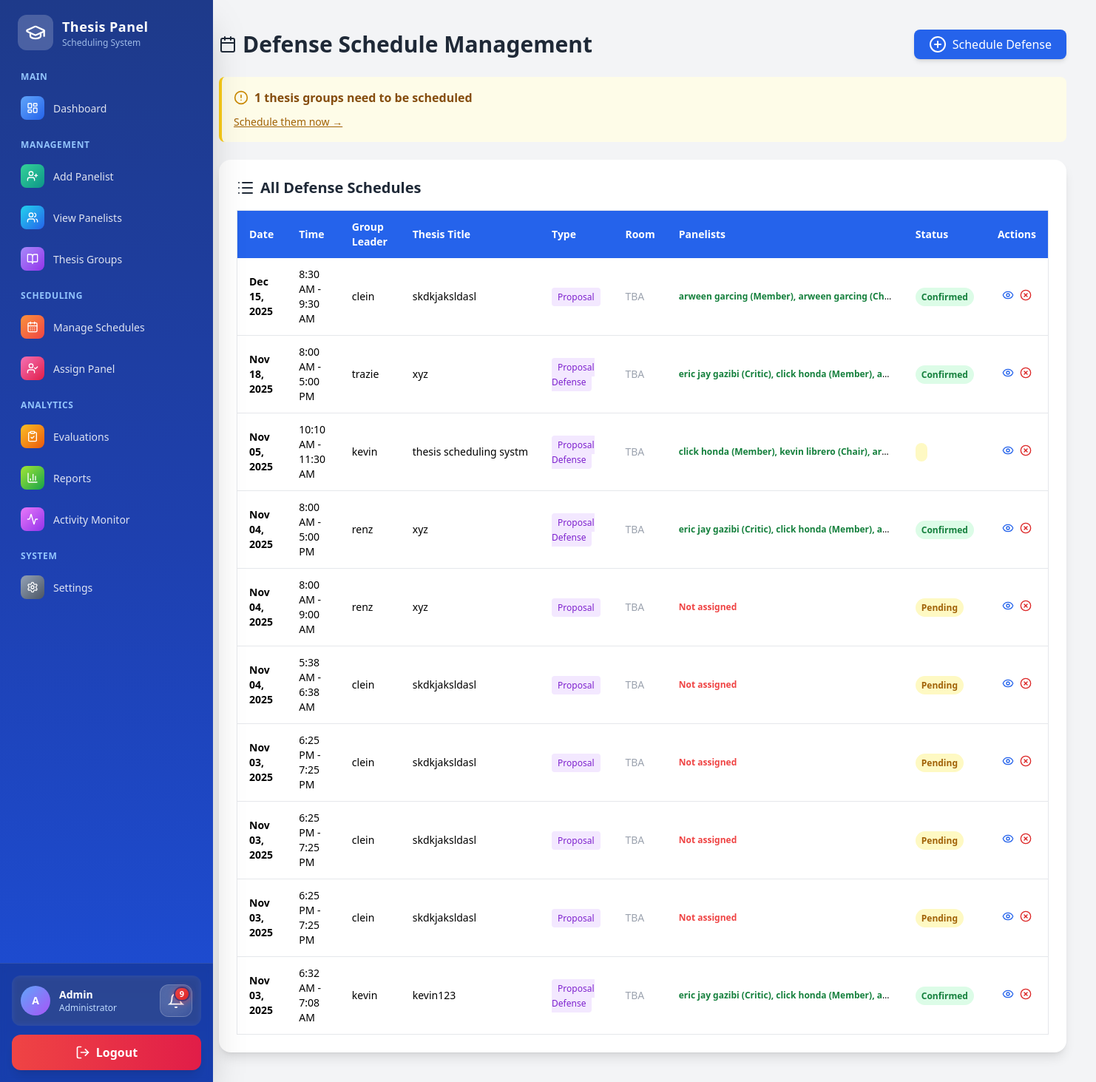
The page /admin/schedules/view.php (signed in) on the database its author committed.
### tables this page shows
CREATE TABLE `schedule` (
  `schedule_id` int(11) NOT NULL AUTO_INCREMENT,
  `group_id` int(11) DEFAULT NULL,
  `date` date NOT NULL,
  `time` time NOT NULL,
  `end_time` time DEFAULT NULL,
  `room_id` int(11) DEFAULT NULL,
  `defense_type` varchar(50) DEFAULT NULL,
  `venue` varchar(100) DEFAULT NULL,
  `status` enum('Pending','Confirmed','Done') DEFAULT 'Pending',
  `room` varchar(100) DEFAULT NULL,
  `mode` enum('online','face-to-face') DEFAULT 'face-to-face',
  `created_at` date DEFAULT NULL,
  PRIMARY KEY (`schedule_id`),
  KEY `fk_schedule_group` (`group_id`),
  KEY `idx_schedule_date` (`date`,`status`),
  CONSTRAINT `fk_schedule_group` FOREIGN KEY (`group_id`) REFERENCES `thesis_group` (`group_id`) ON DELETE CASCADE
);

CREATE TABLE `thesis_group` (
  `group_id` int(11) NOT NULL AUTO_INCREMENT,
  `created_at` datetime DEFAULT current_timestamp(),
  `title` varchar(255) NOT NULL,
  `leader_name` varchar(100) NOT NULL,
  `members` text DEFAULT NULL,
  `course` varchar(100) DEFAULT NULL,
  `status` enum('For Defense','Defended','Pending') DEFAULT 'Pending',
  PRIMARY KEY (`group_id`)
);

### admin/schedules/view.php (the view, shortened to what this page needs)
<?php
$db = new Database();
$conn = $db->connect();
$message = '';
function tableExists(PDO $pdo, string $tableName): bool {
    $sql = "SELECT COUNT(*) as cnt FROM information_schema.tables WHERE table_schema = DATABASE() AND table_name = ?";
    $stmt = $pdo->prepare($sql);
    $stmt->execute([$tableName]);
    return (int)$stmt->fetch(PDO::FETCH_ASSOC)['cnt'] > 0;
}
function columnExists(PDO $pdo, string $tableName, string $columnName): bool {
    $sql = "SELECT COUNT(*) as cnt FROM information_schema.columns WHERE table_schema = DATABASE() AND table_name = ? AND column_name = ?";
    $stmt = $pdo->prepare($sql);
    $stmt->execute([$tableName, $columnName]);
    return (int)$stmt->fetch(PDO::FETCH_ASSOC)['cnt'] > 0;
}
$hasRoomsTable = tableExists($conn, 'rooms');
$hasEndTimeColumn = columnExists($conn, 'schedule', 'end_time');
$selectFields = "s.schedule_id, s.date, s.time, s.defense_type, s.status, tg.group_id, tg.leader_name, tg.course, tg.title";
if ($hasEndTimeColumn) {
    $selectFields .= ", s.end_time";
}
$selectFields .= ", GROUP_CONCAT(CONCAT(p.first_name, ' ', p.last_name, ' (', a.role, ')') SEPARATOR ', ') as panelists";
$fromClause = "
    FROM schedule s
    INNER JOIN thesis_group tg ON s.group_id = tg.group_id
    LEFT JOIN assignment a ON s.schedule_id = a.schedule_id
    LEFT JOIN panelist p ON a.panelist_id = p.panelist_id
";
if ($hasRoomsTable) {
    $selectFields .= ", r.name as room_name, r.mode as room_mode";
    $fromClause = "
    FROM schedule s
    INNER JOIN thesis_group tg ON s.group_id = tg.group_id
    LEFT JOIN rooms r ON s.room_id = r.room_id
    LEFT JOIN assignment a ON s.schedule_id = a.schedule_id
    LEFT JOIN panelist p ON a.panelist_id = p.panelist_id
    ";
}
try {
    $sql = "SELECT $selectFields $fromClause WHERE s.status != 'Cancelled' GROUP BY s.schedule_id ORDER BY s.date DESC, s.time DESC";
    $stmt = $conn->query($sql);
    $schedules = $stmt->fetchAll(PDO::FETCH_ASSOC);
} catch (PDOException $e) {
    $schedules = [];
    $message .= '<div class="bg-red-50 text-red-700 border border-red-200 p-4 rounded mb-4">Failed to fetch schedules: ' . htmlspecialchars($e->getMessage()) . '</div>';
}
try {
    $unscheduledQuery = "
        SELECT DISTINCT tg.group_id, tg.leader_name, tg.title, tg.course,
               COUNT(DISTINCT a.assignment_id) as panel_count
        FROM thesis_group tg
        LEFT JOIN assignment a ON tg.group_id = a.group_id
        WHERE tg.group_id NOT IN (SELECT group_id FROM schedule WHERE status = 'Confirmed')
        GROUP BY tg.group_id
        ORDER BY tg.created_at DESC
    ";
    $stmt = $conn->query($unscheduledQuery);
    $unscheduled_groups = $stmt->fetchAll(PDO::FETCH_ASSOC);
} catch (PDOException $e) {
    $unscheduled_groups = [];
    $message .= '<div class="bg-red-50 text-red-700 border border-red-200 p-4 rounded mb-4">Failed to fetch thesis groups: ' . htmlspecialchars($e->getMessage()) . '</div>';
}
?>
<!DOCTYPE html>
<html lang="en">
<head>
    <script src="/Thesis/assets/js/tailwind.js"></script>
</head>
<body class="bg-gray-100 flex min-h-screen">
<?php include __DIR__ . '/../sidebar.php'; ?>
<main class="flex-1 ml-64 p-10">
    <div class="flex justify-between items-center mb-6">
        <h1 class="text-3xl font-bold text-gray-800 flex items-center gap-2">
            <i data-lucide="calendar"></i> Defense Schedule Management
        </h1>
        <button onclick="toggleModal()" class="bg-blue-600 text-white px-5 py-2 rounded-lg hover:bg-blue-700 flex items-center gap-2 shadow-md transition">
            <i data-lucide="plus-circle"></i> Schedule Defense
        </button>
    </div>
    <?php if (!empty($unscheduled_groups)): ?>
    <div class="bg-yellow-50 border-l-4 border-yellow-400 p-4 mb-6 rounded-lg">
        <div class="flex items-center gap-2 mb-2">
            <i data-lucide="alert-circle" class="w-5 h-5 text-yellow-600"></i>
            <p class="font-semibold text-yellow-800"><?= count($unscheduled_groups) ?> thesis groups need to be scheduled</p>
        </div>
        <button onclick="toggleModal()" class="text-yellow-700 hover:text-yellow-900 underline text-sm">
            Schedule them now →
        </button>
    </div>
    <?php endif; ?>
    <div class="bg-white shadow-lg rounded-2xl p-6 overflow-x-auto">
        <h2 class="text-xl font-semibold mb-4 flex items-center gap-2 text-gray-800">
            <i data-lucide="list"></i> All Defense Schedules
        </h2>
        <table class="min-w-full border border-gray-200 text-sm">
            <thead class="bg-blue-600 text-white">
                <tr>
                    <th class="px-4 py-3 text-left">Date</th>
                    <th class="px-4 py-3 text-left">Time</th>
                    <th class="px-4 py-3 text-left">Group Leader</th>
                    <th class="px-4 py-3 text-left">Thesis Title</th>
                    <th class="px-4 py-3 text-left">Type</th>
                    <th class="px-4 py-3 text-left">Room</th>
                    <th class="px-4 py-3 text-left">Panelists</th>
                    <th class="px-4 py-3 text-left">Status</th>
                    <th class="px-4 py-3 text-center">Actions</th>
                </tr>
            </thead>
            <tbody>
                <?php if (!empty($schedules)): ?>
                    <?php foreach ($schedules as $sched): ?>
                        <tr class="border-b hover:bg-gray-50 transition">
                            <td class="px-4 py-3 font-semibold"><?= date('M d, Y', strtotime($sched['date'])) ?></td>
                            <td class="px-4 py-3">
                                <?php
                                    $start = $sched['time'] ?? null;
                                    $end = $sched['end_time'] ?? null;
                                    if ($start) echo date('g:i A', strtotime($start));
                                    if ($end) echo ' - ' . date('g:i A', strtotime($end));
                                ?>
                            </td>
                            <td class="px-4 py-3"><?= htmlspecialchars($sched['leader_name'] ?? '') ?></td>
                            <td class="px-4 py-3 max-w-xs truncate" title="<?= htmlspecialchars($sched['title'] ?? 'No title') ?>">
                                <?= htmlspecialchars(substr($sched['title'] ?? 'No title', 0, 50)) . (strlen($sched['title'] ?? '') > 50 ? '...' : '') ?>
                            </td>
                            <td class="px-4 py-3">
                                <span class="px-2 py-1 bg-purple-100 text-purple-700 rounded text-xs font-medium">
                                    <?= htmlspecialchars($sched['defense_type'] ?? '') ?>
                                </span>
                            </td>
                            <td class="px-4 py-3">
                                <?php if (!empty($sched['room_name'])): ?>
                                    <div class="flex flex-col">
                                        <span class="font-medium"><?= htmlspecialchars($sched['room_name']) ?></span>
                                        <span class="text-xs text-gray-500"><?= htmlspecialchars($sched['room_mode'] ?? '') ?></span>
                                    </div>
                                <?php else: ?>
                                    <span class="text-gray-400">TBA</span>
                                <?php endif; ?>
                            </td>
                            <td class="px-4 py-3 text-xs max-w-xs truncate" title="<?= htmlspecialchars($sched['panelists'] ?? 'Not assigned') ?>">
                                <?php if (!empty($sched['panelists'])): ?>
                                    <span class="text-green-700 font-semibold"><?= htmlspecialchars($sched['panelists']) ?></span>
                                <?php else: ?>
                                    <span class="text-red-500 font-semibold">Not assigned</span>
                                <?php endif; ?>
                            </td>
                            <td class="px-4 py-3">
                                <span class="px-2 py-1 rounded-full text-xs font-semibold
                                    <?php
                                        $statusClass = 'bg-yellow-100 text-yellow-700';
                                        switch ($sched['status'] ?? '') {
                                            case 'Confirmed': $statusClass = 'bg-green-100 text-green-700'; break;
                                        }
                                    echo $statusClass;
                                    ?>">
                                    <?= htmlspecialchars($sched['status'] ?? '') ?>
                                </span>
                            </td>
                            <td class="px-4 py-3 text-center">
                                <div class="inline-flex items-center gap-2">
                                    <button onclick="viewScheduleDetails(<?= intval($sched['schedule_id']) ?>)" class="text-blue-600 hover:text-blue-800" title="View">
                                        <i data-lucide="eye" class="w-4 h-4"></i>
                                    </button>
                                    <button onclick="confirmDelete(<?= intval($sched['schedule_id']) ?>)" class="text-red-600 hover:text-red-800" title="Cancel">
                                        <i data-lucide="x-circle" class="w-4 h-4"></i>
                                    </button>
                                </div>
                            </td>
                        </tr>
                    <?php endforeach; ?>
                <?php else: ?>
                    <tr><td colspan="9" class="text-center py-6 text-gray-500">No schedules found. Create one to get started!</td></tr>
                <?php endif; ?>
            </tbody>
        </table>
    </div>
</main>
</body>
</html>

### rows shown on the page
schedule: date "Dec 15, 2025", time "8:30 AM", end_time "9:30 AM", group.leader_name "clein", group.title "skdkjaksldasl", defense_type "Proposal", panelists "arween garcing (Member), arween garcing (Ch…", status "Confirmed"
schedule: date "Nov 18, 2025", time "8:00 AM", end_time "5:00 PM", group.leader_name "trazie", group.title "xyz", defense_type "Proposal Defense", panelists "eric jay gazibi (Critic), click honda (Member), a…", status "Confirmed"
schedule: date "Nov 05, 2025", time "10:10 AM", end_time "11:30 AM", group.leader_name "kevin", group.title "thesis scheduling systm", defense_type "Proposal Defense", panelists "click honda (Member), kevin librero (Chair), ar…"
schedule: date "Nov 04, 2025", time "8:00 AM", end_time "5:00 PM", group.leader_name "renz", group.title "xyz", defense_type "Proposal Defense", panelists "eric jay gazibi (Critic), click honda (Member), a…", status "Confirmed"
schedule: date "Nov 04, 2025", time "8:00 AM", end_time "9:00 AM", group.leader_name "renz", group.title "xyz", defense_type "Proposal", shows "Not assigned", status "Pending"
schedule: date "Nov 04, 2025", time "5:38 AM", end_time "6:38 AM", group.leader_name "clein", group.title "skdkjaksldasl", defense_type "Proposal", shows "Not assigned", status "Pending"
schedule: date "Nov 03, 2025", time "6:25 PM", end_time "7:25 PM", group.leader_name "clein", group.title "skdkjaksldasl", defense_type "Proposal", shows "Not assigned", status "Pending"
schedule: date "Nov 03, 2025", time "6:25 PM", end_time "7:25 PM", group.leader_name "clein", group.title "skdkjaksldasl", defense_type "Proposal", shows "Not assigned", status "Pending"
schedule: date "Nov 03, 2025", time "6:25 PM", end_time "7:25 PM", group.leader_name "clein", group.title "skdkjaksldasl", defense_type "Proposal", shows "Not assigned", status "Pending"
schedule: date "Nov 03, 2025", time "6:32 AM", end_time "7:08 AM", group.leader_name "kevin", group.title "kevin123", defense_type "Proposal Defense", panelists "eric jay gazibi (Critic), click honda (Member), a…", status "Confirmed"

### other values the page prints
substr($_SESSION['admin_name'] ?? 'A', 0, 1) "A"
$_SESSION['admin_name'] "Admin"
$unread_count "9"
count($unscheduled_groups) "1"
